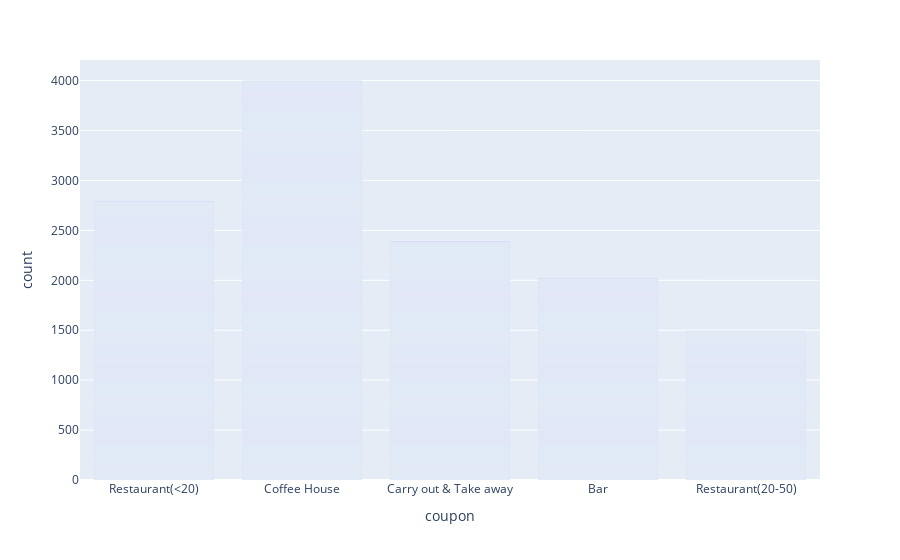

Notebook cell for this chart:
### Code cell
#5.Use a bar plot to visualize the coupon column.

plt= px.bar(df, x="coupon")
plt.show()

### Figure 1 — Plotly figure (JSON) as saved in the notebook; plotly's stock layout.template omitted (floating-point values rounded to 4 significant figures; data arrays with more than 128 entries replaced by an {"elided": "..."} marker saying what was removed)
{"data": [{"alignmentgroup": "True", "hovertemplate": "coupon=%{x}<br>count=%{y}<extra></extra>", "legendgroup": "", "marker": {"color": "#636efa", "pattern": {"shape": ""}}, "name": "", "offsetgroup": "", "orientation": "v", "showlegend": false, "textposition": "auto", "type": "bar", "x": {"elided": "12684 str values"}, "xaxis": "x", "y": {"elided": "12684 int values"}, "yaxis": "y"}], "layout": {"barmode": "relative", "legend": {"tracegroupgap": 0}, "margin": {"t": 60}, "xaxis": {"anchor": "y", "domain": [0, 1], "title": {"text": "coupon"}}, "yaxis": {"anchor": "x", "domain": [0, 1], "title": {"text": "count"}}}}
